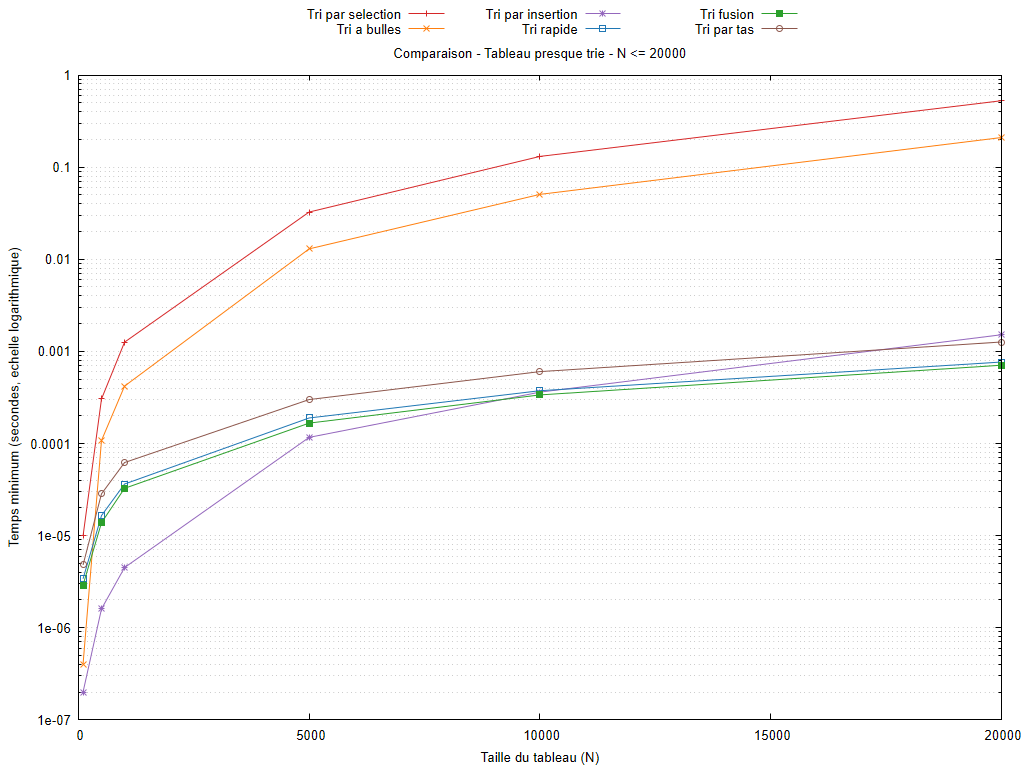

The gnuplot source for this figure:
set encoding utf8
set terminal pngcairo size 1024,768 font 'Arial,10'
set output 'graphiques/20261010_184935/comparaisons/presque_trie_algos_3f_max_20000_log.png'
set datafile missing 'non_mesure'
set datafile separator ';'
set title 'Comparaison - Tableau presque trie - N <= 20000'
set xlabel 'Taille du tableau (N)'
set ylabel 'Temps minimum (secondes, echelle logarithmique)'
set logscale y 10
set format y '%.3g'
set grid ytics mytics
set key outside top center horizontal maxcols 3
set xrange [0:20000]
plot 'resultats/20261010_184935/presque_trie.csv' every ::1 using 1:(column(1)<=20000 && column(2)>0 ? column(2) : 1/0) title 'Tri par selection' with linespoints lc rgb '#d62728', 'resultats/20261010_184935/presque_trie.csv' every ::1 using 1:(column(1)<=20000 && column(4)>0 ? column(4) : 1/0) title 'Tri a bulles' with linespoints lc rgb '#ff7f0e', 'resultats/20261010_184935/presque_trie.csv' every ::1 using 1:(column(1)<=20000 && column(6)>0 ? column(6) : 1/0) title 'Tri par insertion' with linespoints lc rgb '#9467bd', 'resultats/20261010_184935/presque_trie.csv' every ::1 using 1:(column(1)<=20000 && column(8)>0 ? column(8) : 1/0) title 'Tri rapide' with linespoints lc rgb '#1f77b4', 'resultats/20261010_184935/presque_trie.csv' every ::1 using 1:(column(1)<=20000 && column(10)>0 ? column(10) : 1/0) title 'Tri fusion' with linespoints lc rgb '#2ca02c', 'resultats/20261010_184935/presque_trie.csv' every ::1 using 1:(column(1)<=20000 && column(12)>0 ? column(12) : 1/0) title 'Tri par tas' with linespoints lc rgb '#8c564b'
unset output
